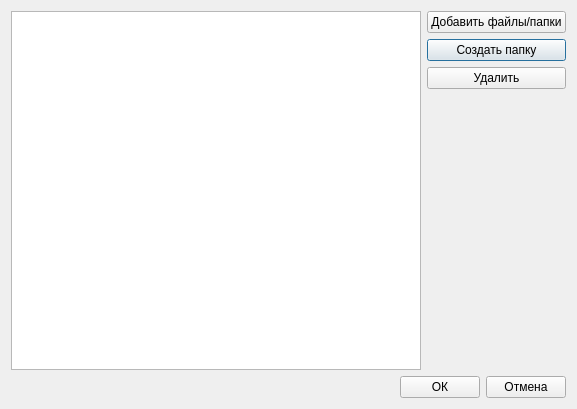
<?xml version="1.0" encoding="UTF-8"?>
<ui version="4.0">
 <class>VersionCreatingForm</class>
 <widget class="QDialog" name="VersionCreatingForm">
  <property name="windowModality">
   <enum>Qt::ApplicationModal</enum>
  </property>
  <property name="geometry">
   <rect>
    <x>0</x>
    <y>0</y>
    <width>577</width>
    <height>409</height>
   </rect>
  </property>
  <property name="windowTitle">
   <string>Новая версия</string>
  </property>
  <layout class="QGridLayout" name="gridLayout_5">
   <item row="0" column="0">
    <layout class="QGridLayout" name="gridLayout_2">
     <item row="0" column="1">
      <layout class="QGridLayout" name="gridLayout">
       <item row="1" column="0">
        <widget class="QPushButton" name="pushButton">
         <property name="text">
          <string>Создать папку</string>
         </property>
        </widget>
       </item>
       <item row="2" column="0">
        <widget class="QPushButton" name="pushButton_2">
         <property name="text">
          <string>Удалить</string>
         </property>
        </widget>
       </item>
       <item row="0" column="0">
        <widget class="QPushButton" name="pushButton_3">
         <property name="text">
          <string>Добавить файлы/папки</string>
         </property>
        </widget>
       </item>
       <item row="3" column="0">
        <spacer name="verticalSpacer">
         <property name="orientation">
          <enum>Qt::Vertical</enum>
         </property>
         <property name="sizeHint" stdset="0">
          <size>
           <width>20</width>
           <height>40</height>
          </size>
         </property>
        </spacer>
       </item>
      </layout>
     </item>
     <item row="0" column="0">
      <widget class="QTreeView" name="treeView"/>
     </item>
    </layout>
   </item>
   <item row="1" column="0">
    <layout class="QGridLayout" name="gridLayout_4">
     <item row="0" column="0">
      <spacer name="horizontalSpacer">
       <property name="orientation">
        <enum>Qt::Horizontal</enum>
       </property>
       <property name="sizeHint" stdset="0">
        <size>
         <width>40</width>
         <height>20</height>
        </size>
       </property>
      </spacer>
     </item>
     <item row="0" column="1">
      <layout class="QGridLayout" name="gridLayout_3">
       <item row="0" column="0">
        <widget class="QPushButton" name="okButton">
         <property name="text">
          <string>ОК</string>
         </property>
        </widget>
       </item>
       <item row="0" column="1">
        <widget class="QPushButton" name="cancelButton">
         <property name="text">
          <string>Отмена</string>
         </property>
        </widget>
       </item>
      </layout>
     </item>
    </layout>
   </item>
  </layout>
 </widget>
 <resources/>
 <connections/>
</ui>
